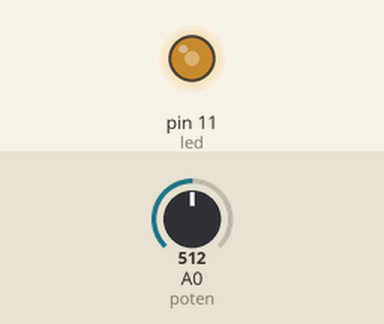
Recording of a sketch running on a simulated Arduino Uno, built with avr-gcc and run on an emulated ATmega328P. Parts: output pins drawn as LEDs (lit = HIGH). The test bench sets the inputs (shaded band); at power-on: A0 (poten) = 512.

Above: at 1.2 s.
1.3 s: A0 (poten) set to 716
At 1.8 s:
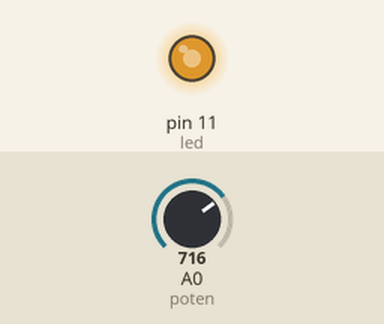
2.8 s: A0 (poten) set to 900
At 4.0 s:
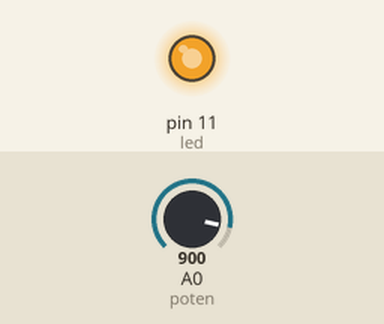
4.3 s: A0 (poten) set to 122
At 5.3 s:
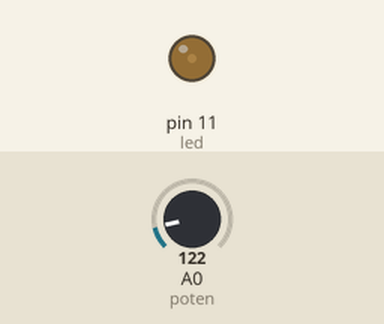
5.8 s: A0 (poten) set to 0
At 6.4 s:
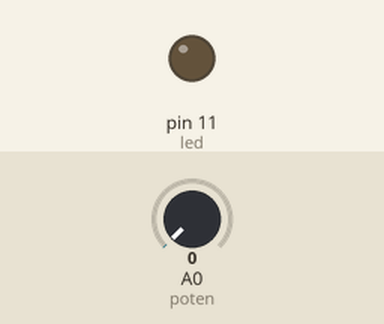
Timing chart, 0 to 8.3 s (numbered marks = the images above; inputs shaded):
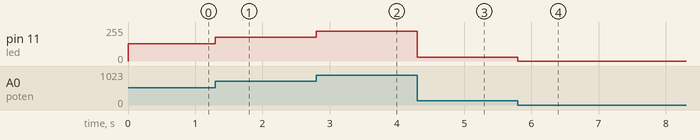

The sketch:

pot.ino.ino
```cpp
int led =11;
int poten=A0;
int brillo;
void setup ()  {
  pinMode (led, OUTPUT);
}
void loop (){
  brillo = analogRead(poten)/4;
  analogWrite(led, brillo);
}
```

Measured:
- after the input at 1.3 s, pin 11 (led): 128/255 → 179/255 at once
- after the input at 2.8 s, pin 11 (led): 179/255 → 225/255 at once
- after the input at 4.3 s, pin 11 (led): 225/255 → 30/255 at once
- after the input at 5.8 s, pin 11 (led): 30/255 → 0/255 at once
